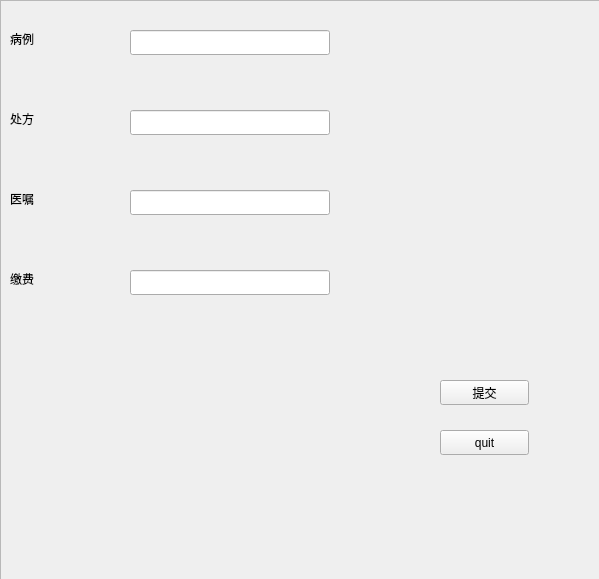
<?xml version="1.0" encoding="UTF-8"?>
<ui version="4.0">
 <class>handleApment</class>
 <widget class="QWidget" name="handleApment">
  <property name="geometry">
   <rect>
    <x>0</x>
    <y>0</y>
    <width>599</width>
    <height>579</height>
   </rect>
  </property>
  <property name="windowTitle">
   <string>Form</string>
  </property>
  <property name="styleSheet">
   <string notr="true">#handleApment{border-image: url(:/new/prefix1/back/蓝色渐变.jpg);}</string>
  </property>
  <widget class="QFrame" name="frame">
   <property name="geometry">
    <rect>
     <x>0</x>
     <y>0</y>
     <width>601</width>
     <height>581</height>
    </rect>
   </property>
   <property name="styleSheet">
    <string notr="true">#frame{border-image: url(:/new/prefix1/back/蓝色渐变.jpg);}</string>
   </property>
   <property name="frameShape">
    <enum>QFrame::StyledPanel</enum>
   </property>
   <property name="frameShadow">
    <enum>QFrame::Raised</enum>
   </property>
   <widget class="QPushButton" name="tijiaoBtn">
    <property name="geometry">
     <rect>
      <x>440</x>
      <y>380</y>
      <width>89</width>
      <height>25</height>
     </rect>
    </property>
    <property name="text">
     <string>提交</string>
    </property>
   </widget>
   <widget class="QLabel" name="label">
    <property name="geometry">
     <rect>
      <x>10</x>
      <y>30</y>
      <width>67</width>
      <height>17</height>
     </rect>
    </property>
    <property name="text">
     <string>病例</string>
    </property>
   </widget>
   <widget class="QLineEdit" name="bingliEdit">
    <property name="geometry">
     <rect>
      <x>130</x>
      <y>30</y>
      <width>200</width>
      <height>25</height>
     </rect>
    </property>
   </widget>
   <widget class="QLabel" name="label_4">
    <property name="geometry">
     <rect>
      <x>10</x>
      <y>270</y>
      <width>67</width>
      <height>17</height>
     </rect>
    </property>
    <property name="text">
     <string>缴费</string>
    </property>
   </widget>
   <widget class="QLineEdit" name="chufangEdit">
    <property name="geometry">
     <rect>
      <x>130</x>
      <y>110</y>
      <width>200</width>
      <height>25</height>
     </rect>
    </property>
   </widget>
   <widget class="QPushButton" name="pushButton">
    <property name="geometry">
     <rect>
      <x>440</x>
      <y>430</y>
      <width>89</width>
      <height>25</height>
     </rect>
    </property>
    <property name="text">
     <string>quit</string>
    </property>
   </widget>
   <widget class="QLineEdit" name="yizhuEdit">
    <property name="geometry">
     <rect>
      <x>130</x>
      <y>190</y>
      <width>200</width>
      <height>25</height>
     </rect>
    </property>
   </widget>
   <widget class="QLineEdit" name="jiaofeiEdit">
    <property name="geometry">
     <rect>
      <x>130</x>
      <y>270</y>
      <width>200</width>
      <height>25</height>
     </rect>
    </property>
   </widget>
   <widget class="QLabel" name="label_3">
    <property name="geometry">
     <rect>
      <x>10</x>
      <y>190</y>
      <width>67</width>
      <height>17</height>
     </rect>
    </property>
    <property name="text">
     <string>医嘱</string>
    </property>
   </widget>
   <widget class="QLabel" name="label_2">
    <property name="geometry">
     <rect>
      <x>10</x>
      <y>110</y>
      <width>67</width>
      <height>17</height>
     </rect>
    </property>
    <property name="text">
     <string>处方</string>
    </property>
   </widget>
  </widget>
 </widget>
 <resources/>
 <connections>
  <connection>
   <sender>pushButton</sender>
   <signal>clicked()</signal>
   <receiver>handleApment</receiver>
   <slot>close()</slot>
   <hints>
    <hint type="sourcelabel">
     <x>504</x>
     <y>452</y>
    </hint>
    <hint type="destinationlabel">
     <x>299</x>
     <y>249</y>
    </hint>
   </hints>
  </connection>
 </connections>
</ui>
